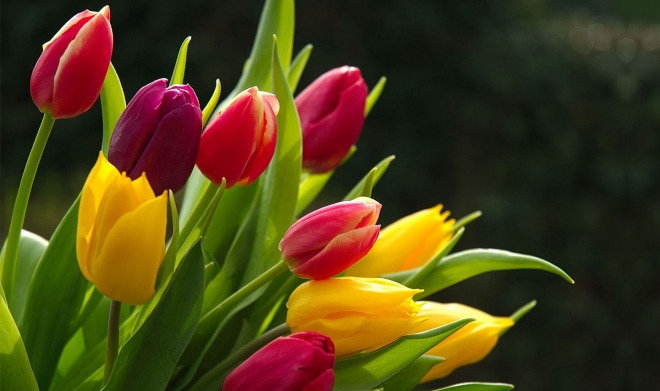
%> input picture MSSIM_PSNR/image1.jpg, 660 x 391 px
$ octave demo.m   (GNU Octave 9; MATLAB toolbox functions it lacks are replaced by stand-ins)
%> lines starting %> are read from the running program, lines starting %| are printed output that depends on the picture; long printed decimals are rounded
### MSSIM_PSNR/getPSNR.m
function psnr=getPSNR(frameReference,frameUnderTest)
%Written by: Mahmoud Afifi ~ Assiut University, Egypt
s1=double(frameReference-frameUnderTest).^2;

    s = sum(sum(s1));
    if size(s, 3)==1
        sse = s;
    else
        sse = s(:,:,1)+s(:,:,2)+s(:,:,3);
    end
    if( sse <= 1e-10)
        psnr=0;
    else
        mse  = sse / double(size(frameReference,1)*size(frameReference,2)*size(frameReference,3));
        psnr = 10.0 * log10((255 * 255) / mse);
    end
end

### MSSIM_PSNR/getMSSIM.m
function mssim=getMSSIM(frameReference,frameUnderTest)
%Written by: Mahmoud Afifi ~ Assiut University, Egypt
%Reference: Z. Wang, A. C. Bovik, H. R. Sheikh and E. P. Simoncelli,
%“Image quality assessment: From error visibility to structural similarity,”
%IEEE Transactions on Image Processing, vol. 13, no. 4, pp. 600-612, Apr. 2004

%///////////////////////////////// INITS  ////////////////////////////////
C1 = 6.5025;
C2 = 58.5225;
frameReference=double(frameReference);
frameUnderTest=double(frameUnderTest);
frameReference_2=frameReference.^2;
frameUnderTest_2=frameUnderTest.^2;
frameReference_frameUnderTest=frameReference.*frameUnderTest;
%///////////////////////////////// PRELIMINARY COMPUTING ////////////////////////////////
mu1=imgaussfilt(frameReference,1.5);
mu2=imgaussfilt(frameUnderTest,1.5);
mu1_2=mu1.^2;
mu2_2=mu2.^2;
mu1_mu2=mu1.*mu2;

sigma1_2=imgaussfilt(frameReference_2,1.5);
sigma1_2=sigma1_2-mu1_2;
sigma2_2=imgaussfilt(frameUnderTest_2,1.5);
sigma2_2=sigma2_2-mu2_2;
sigma12=imgaussfilt(frameReference_frameUnderTest,1.5);
sigma12=sigma12-mu1_mu2;


%///////////////////////////////// FORMULA ////////////////////////////////

t3 = ((2*mu1_mu2 + C1).*(2*sigma12 + C2));
t1 =((mu1_2 + mu2_2 + C1).*(sigma1_2 + sigma2_2 + C2));
ssim_map =  t3./t1;
mssim = mean2(ssim_map); mssim=mean(mssim(:));

### MSSIM_PSNR/demo.m
%demo

image1=imread('image1.jpg');
%> image1 is the input picture: size 391x660x3 uint8; mean R, G, B 78, 63.8, 23.5
image2=imread('image2.jpg');
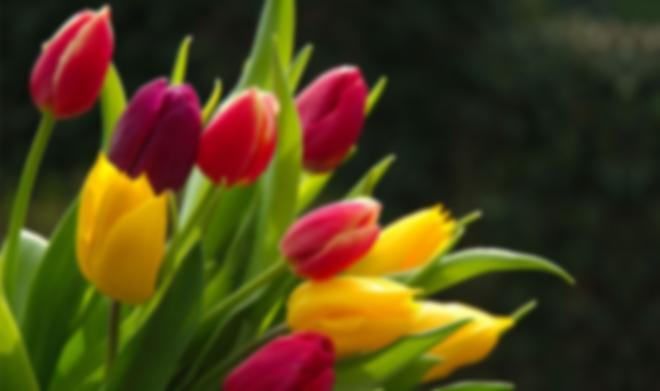
%> input picture MSSIM_PSNR/image2.jpg, 660 x 391 px
%> image2 is the input picture: size 391x660x3 uint8; mean R, G, B 78.1, 63.8, 23.7
psnr_=getPSNR(image1,image2);
%> in getPSNR, `s1=double(frameReference-frameUnderTest).^2;`:
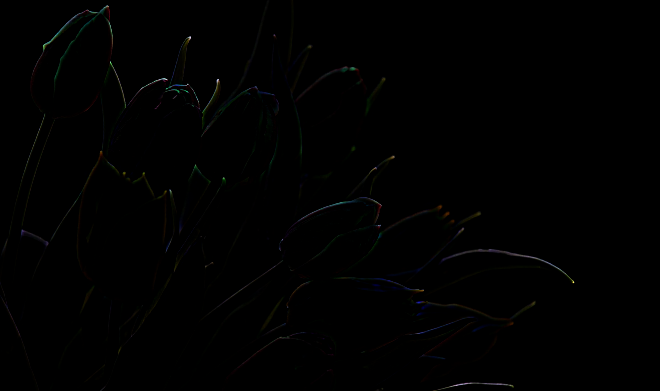
%> s1: size 391x660x3 double; mean R, G, B 85.3, 92.2, 75.4; drawn with min black and max white
%> in getPSNR, `s = sum(sum(s1));`: s = [22021173 23798479 19468230]
%> in getPSNR, `sse = s(:,:,1)+s(:,:,2)+s(:,:,3);`: sse = 65287882
%> in getPSNR, `mse  = sse / double(size(frameReference,1)*size(frameReference,2)*size..`: mse = 84.33
%> in getPSNR, `psnr = 10.0 * log10((255 * 255) / mse);`: psnr = 28.87
%> psnr_ = 28.87
ssim_=getMSSIM(image1,image2);
%> in getMSSIM, `mu1_2=mu1.^2;`:
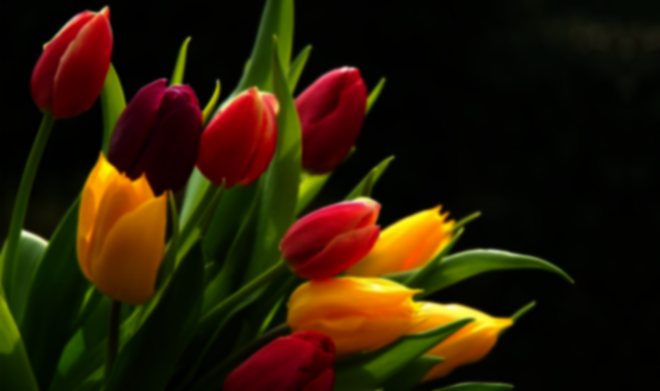
%> mu1_2: size 391x660x3 double; mean R, G, B 10817.9, 6931.4, 1205.4; drawn with min black and max white
%> in getMSSIM, `sigma1_2=sigma1_2-mu1_2;`:
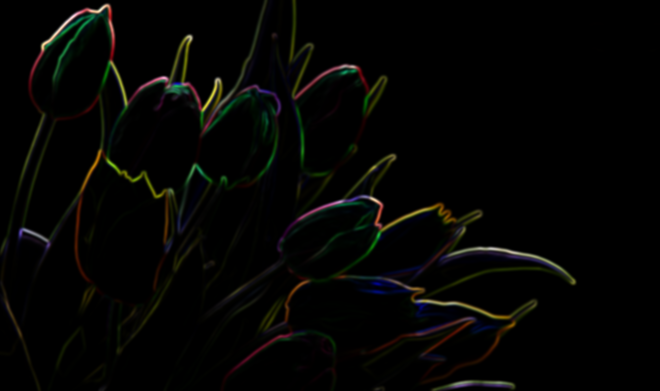
%> sigma1_2: size 391x660x3 double; mean R, G, B 221.6, 222.8, 141.6; drawn with min black and max white
%> in getMSSIM, `sigma12=sigma12-mu1_mu2;`:
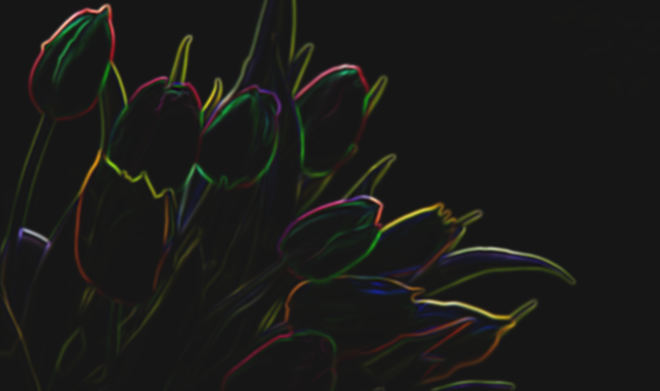
%> sigma12: size 391x660x3 double; mean R, G, B 92.4, 89.9, 44.1; drawn with min black and max white
%> in getMSSIM, `t3 = ((2*mu1_mu2 + C1).*(2*sigma12 + C2));`:
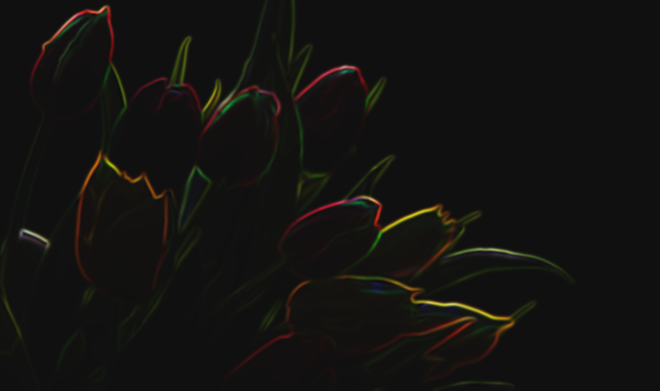
%> t3: size 391x660x3 double; mean R, G, B 7587656.8, 5722657.3, 1408859; drawn with min black and max white
%> in getMSSIM, `ssim_map =  t3./t1;`:
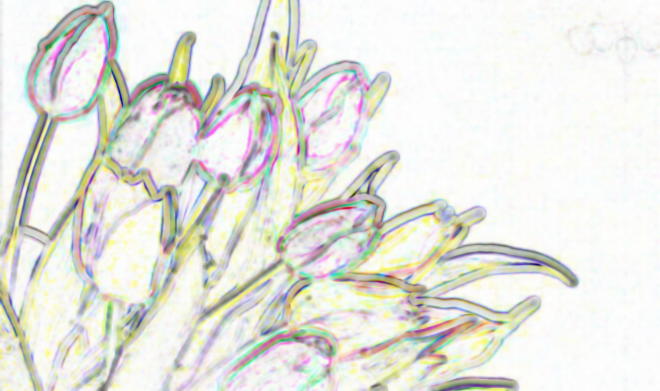
%> ssim_map: size 391x660x3 double; mean R, G, B 0.857, 0.858, 0.82; drawn with min black and max white
%> in getMSSIM, `mssim = mean2(ssim_map)`: mssim = 0.845
%> ssim_ = 0.845
fprintf('PSNR= %f - SSIM= %f\n',psnr_,ssim_);
%| PSNR= 28.871 - SSIM= 0.8448
